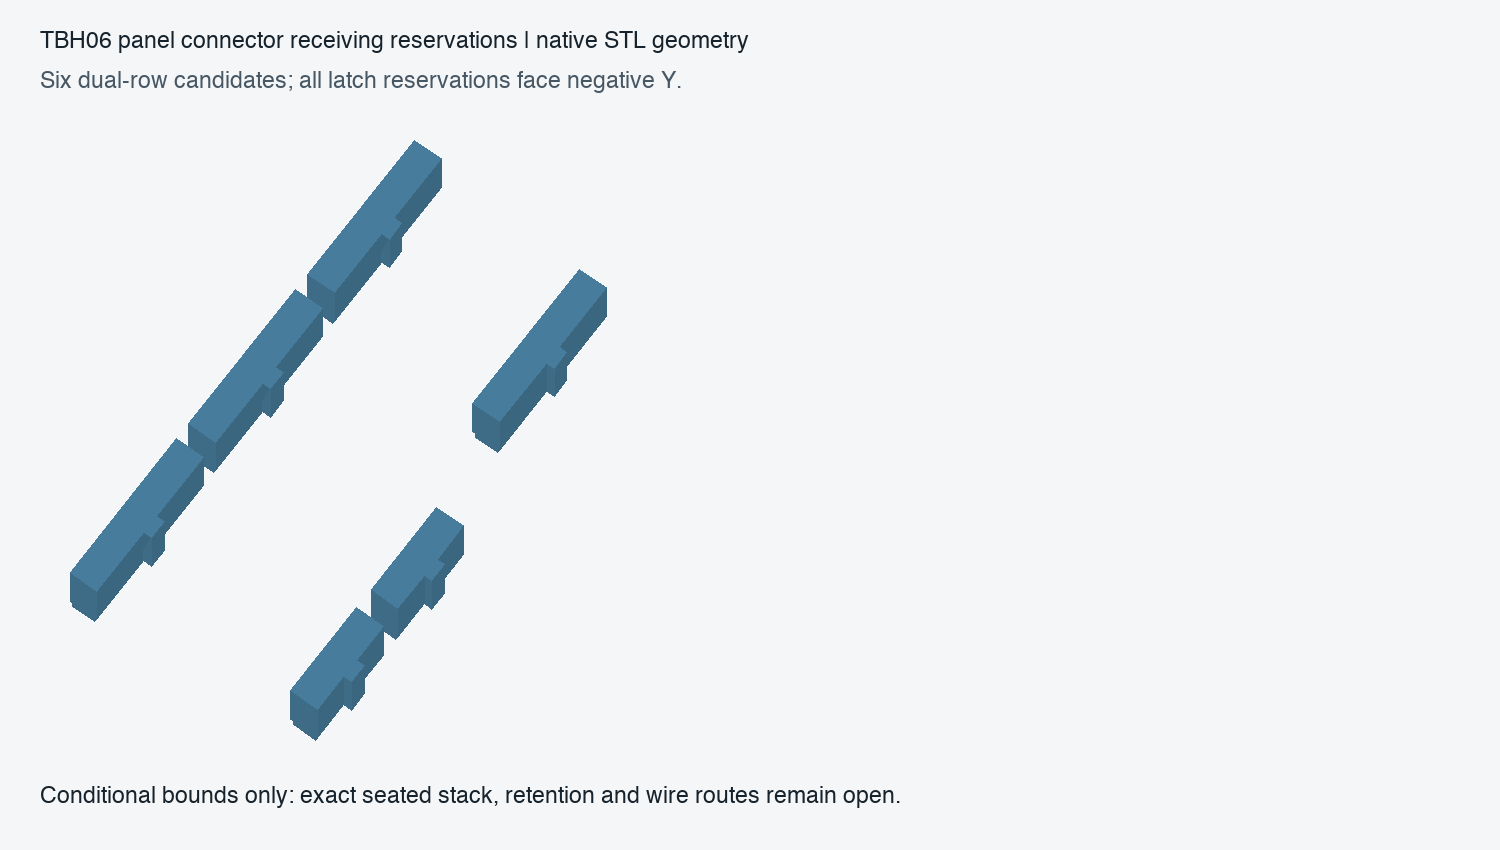

Here is the Python script that generated this plot:
"""Native STL projection for engineering review; no native GUI."""
from pathlib import Path
import numpy as np,trimesh
from PIL import Image,ImageDraw,ImageFont
R=Path(__file__).resolve().parent
img=Image.new('RGB',(1500,850),'#f4f6f8');d=ImageDraw.Draw(img);font=ImageFont.truetype('/System/Library/Fonts/Helvetica.ttc',23)
items=[(trimesh.load_mesh(R/'native/installed/installed.stl'),(80,140,175))]
cam=np.array([-.4,-.3,1.4]);cam/=np.linalg.norm(cam);right=np.cross([0,0,1],cam);right/=np.linalg.norm(right);up=np.cross(cam,right);basis=np.array([right,up,cam]).T
pts=np.concatenate([m.vertices@basis for m,_ in items]);lo=pts.min(0);hi=pts.max(0);scale=min(1350/(hi[0]-lo[0]),600/(hi[1]-lo[1]));faces=[]
for m,c in items:
 pts=m.vertices@basis;pts[:,0]=70+(pts[:,0]-lo[0])*scale;pts[:,1]=140+(hi[1]-pts[:,1])*scale
 light=np.array([-.5,-.4,.76]);shade=.55+.45*np.maximum(0,m.face_normals@light)
 for i,f in enumerate(m.faces):
  if m.face_normals[i]@cam>0:faces.append((pts[f,2].mean(),pts[f,:2],tuple(int(v*shade[i])for v in c)))
for _,p,c in sorted(faces,key=lambda a:a[0]):d.polygon([tuple(v)for v in p],fill=c)
d.text((40,30),'TBH06 panel connector receiving reservations | native STL geometry',font=font,fill='#17232c')
d.text((40,70),'Six dual-row candidates; all latch reservations face negative Y.',font=font,fill='#475764')
d.text((40,785),'Conditional bounds only: exact seated stack, retention and wire routes remain open.',font=font,fill='#17232c')
img.save(R/'preview.png')
